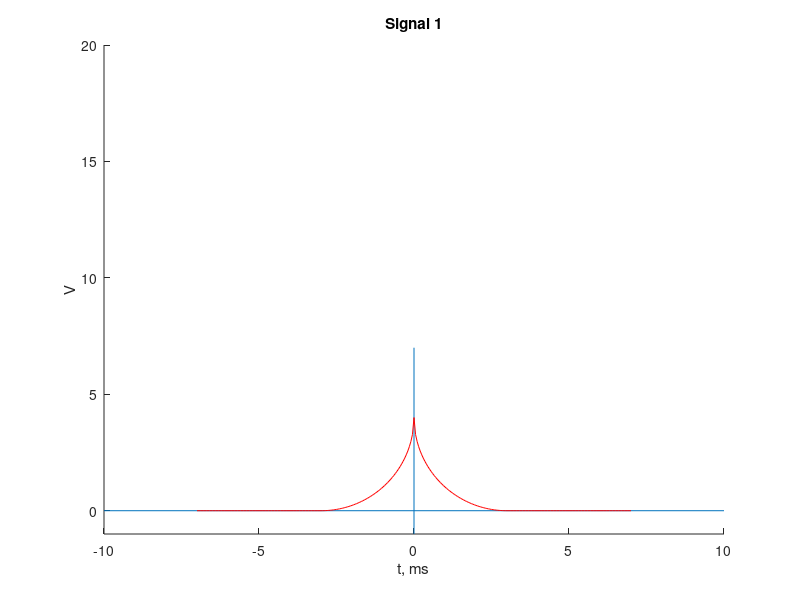
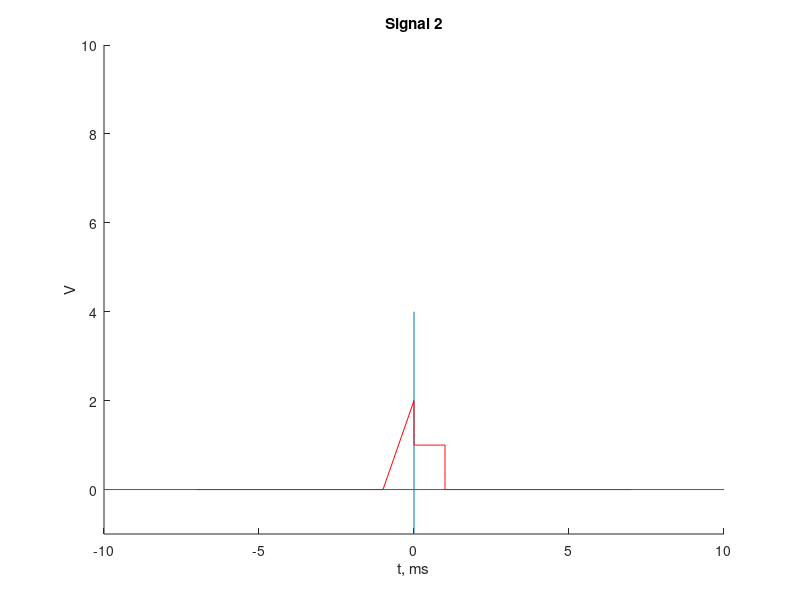

Here is the MATLAB script that generated these plots, in order:
clc;
close all;

xL = [-10 10];
yL = [-1 7];
line([0 0], yL);  %x-axis
line(xL, [0 0]);  %y-axis

x = [-7:0.1:-3];
y = 0 .* x;
hold on;
plot(x, y, 'r'), axis([-10 10 -1 20]), xlabel('t, ms'), ylabel('V'), title('Signal 1'),

x = [-3:0.05:0];
y = 4 * (1 - sqrt(1 - (x + 3).^2 / 9));
hold on;
plot(x, y, 'r')

x = [0:0.05:3];
y = 4 * (1 - sqrt(1 - (-x + 3).^2 / 9));
hold on;
plot(x, y, 'r')

x = [3:0.1:7];
y = 0 .* x;
hold on;
plot(x, y, 'r')


figure;

xL = [-10 10];
yL = [-1 4];
line([0 0], yL);  %x-axis
line(xL, [0 0]);  %y-axis


hold on;
x = [-7:0.1:-1];
y = 0 .* x;
plot(x, y, 'r'), axis([-10 10 -1 10]), xlabel('t, ms'), ylabel('V'), title('Signal 2'),

x = [-1:0.05:0];
y = 2 * (x + 1);
hold on;
plot(x, y, 'r')

y = [1:0.05:2];
x = 0 * y;
hold on;
plot(x, y, 'r')

x = [0:0.05:1];
y = 1 * ones(size(x));
hold on;
plot(x, y, 'r')

y = [0:0.05:1];
x = 1 * ones(size(y));
hold on;
plot(x, y, 'r')

hold on;
x = [1:0.1:7];
y = 0 .* x;
plot(x, y, 'r')